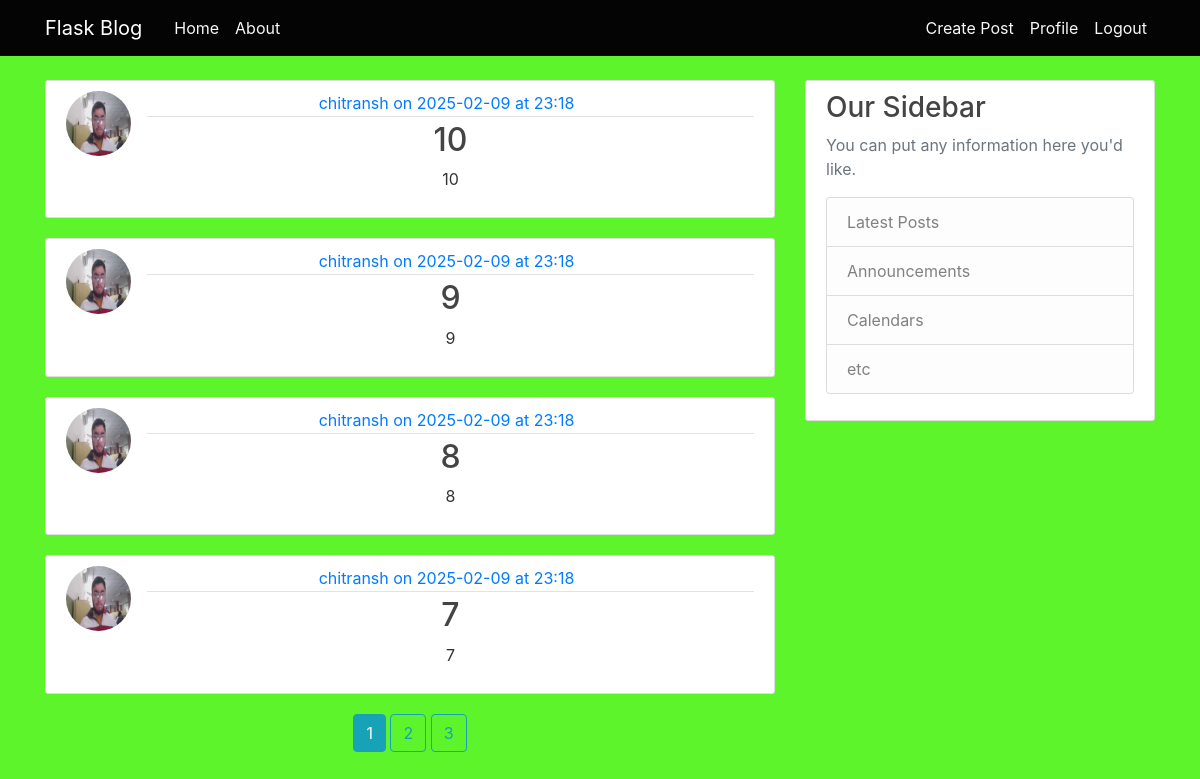
The app's page /home (signed in) with its own data.
### flaskblog/models.py (models this page shows, shortened)
class Post(db.Model):
    id=db.Column(db.Integer, primary_key=True)
    title=db.Column(db.String(100), nullable=False)
    Date_Posted=db.Column(db.DateTime, nullable=False, default=datetime.utcnow)
    content=db.Column(db.Text, nullable=False)
    user_id=db.Column(db.Integer, db.ForeignKey('user.id'), nullable=False)

class User(db.Model, UserMixin):
    id=db.Column(db.Integer, primary_key=True)
    username=db.Column(db.String(20), nullable=False, unique=True)
    email=db.Column(db.String(100), nullable=False, unique=True)
    password= db.Column(db.String(60), nullable=False)
    img=db.Column(db.String(20), nullable=False, default='default.jpg')
    posts=db.relationship('Post', backref='author', lazy=True)

### flaskblog/routes.py (the view)
@app.route('/home')
def home():
    page=request.args.get('page',1, type=int)
    posts=Post.query.order_by(Post.Date_Posted.desc()).paginate(per_page=4, page=page)
    return render_template('home.html', posts=posts, title='Home')

### flaskblog/models.py (called while the page is built)
@LM.user_loader
def load_user(user_id):
    return User.query.get(int(user_id))

### flaskblog/templates/home.html (shortened to what this page needs)
{%extends "layout.html"%}
{% block content %}
    <div class="posts">
    {% for post in posts.items %}
    <article class="media content-section">
        <img class="rounded-circle article-img" src="{{ url_for('static', filename='pfps/'+ post.author.img) }}">
        <div class="media-body">
          <div class="article-metadata">
            <a class="mr-2" href="#">{{ post.author.username }} on {{post.Date_Posted.date()}} at {{ post.Date_Posted.strftime("%H:%M")}}</a>
          </div>
          <h2><a class="article-title" href="{{ url_for('post',post_id=post.id) }}">{{ post.title }}</a></h2>
          <p class="article-content">{{ post.content }}</p>
        </div>
      </article>
       {% endfor %}
       {% for page_num in posts.iter_pages() %}
       {%if page_num %}
       {%if page_num == posts.page %}
       <a class="btn btn-info" href="{{url_for('home',page= page_num )}}">{{ page_num }}</a>
       {%else%}
       <a class="btn btn-outline-info" href="{{url_for('home',page= page_num )}}">{{ page_num }}</a>
       {%endif%}
       {%else%}
       ...
       {%endif%}
       {%endfor%}
    </div>
{%endblock%}

### flaskblog/static/main.css (style rules this page uses)
body { background: #fafafa; color: #333333; margin-top: 5rem; }
h1, h2, h3, h4, h5, h6 { color: #444444; }
.content-section { background: #ffffff; padding: 10px 20px; border: 1px solid #dddddd; border-radius: 3px; margin-bottom: 20px; }
.article-title { color: #444444; }
.article-content { white-space: pre-line; }
.article-img { height: 65px; width: 65px; margin-right: 16px; }
.article-metadata { padding-bottom: 1px; margin-bottom: 4px; border-bottom: 1px solid #e3e3e3 }

### flaskblog/templates/home.html (style rules this page uses)
body { background-color: rgb(93, 244, 43); }
.posts { text-align: center; }

### records on screen
Post: img (picture), author.username "chitransh", Date_Posted "2025-02-09", Date_Posted "23:18", title "10", content "10"
Post: img (picture), author.username "chitransh", Date_Posted "2025-02-09", Date_Posted "23:18", title "9", content "9"
Post: img (picture), author.username "chitransh", Date_Posted "2025-02-09", Date_Posted "23:18", title "8", content "8"
Post: img (picture), author.username "chitransh", Date_Posted "2025-02-09", Date_Posted "23:18", title "7", content "7"

### other values on screen
{{ page_num }} "1"
{{ page_num }} "2" "3"
